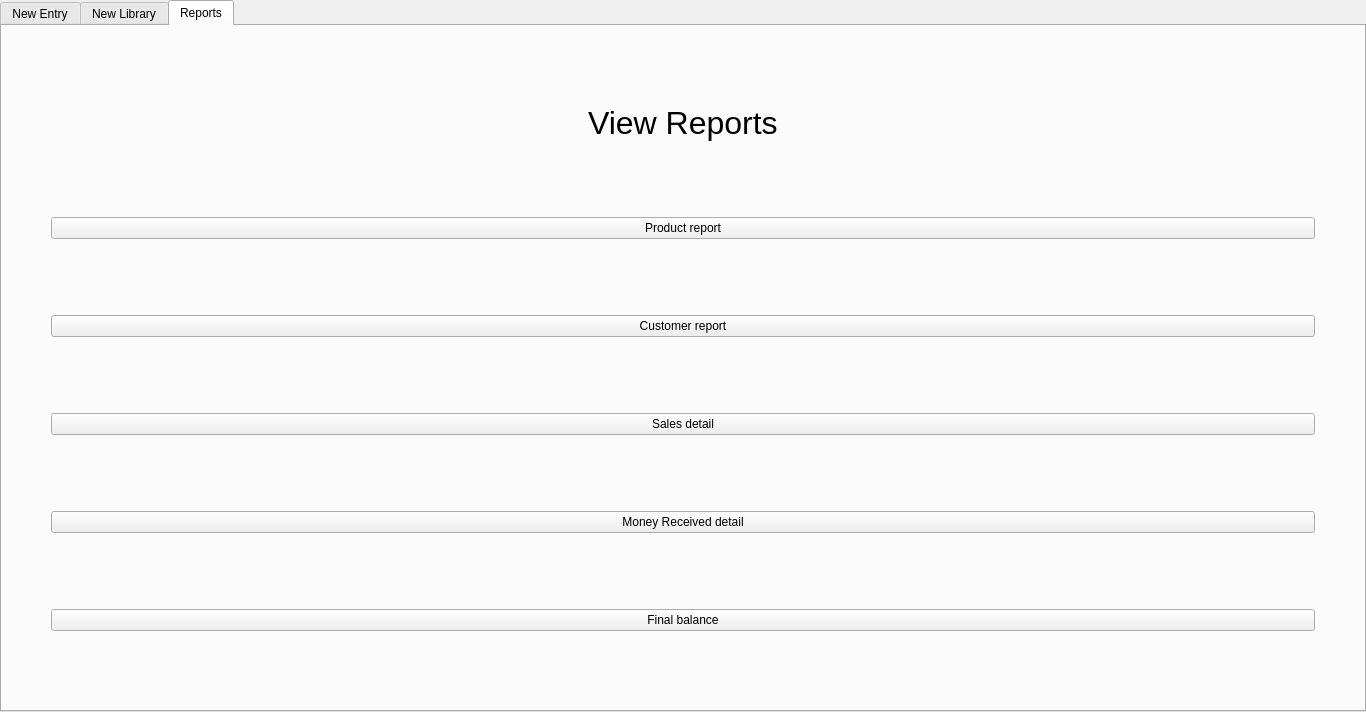
<?xml version="1.0" encoding="UTF-8"?>
<ui version="4.0">
 <class>TabWidget</class>
 <widget class="QTabWidget" name="TabWidget">
  <property name="geometry">
   <rect>
    <x>0</x>
    <y>0</y>
    <width>1366</width>
    <height>712</height>
   </rect>
  </property>
  <property name="windowTitle">
   <string>Avesta Agro vet</string>
  </property>
  <property name="currentIndex">
   <number>2</number>
  </property>
  <widget class="QWidget" name="tab">
   <attribute name="title">
    <string>New Entry</string>
   </attribute>
   <layout class="QGridLayout" name="gridLayout">
    <item row="0" column="0">
     <spacer name="verticalSpacer_6">
      <property name="orientation">
       <enum>Qt::Vertical</enum>
      </property>
      <property name="sizeHint" stdset="0">
       <size>
        <width>20</width>
        <height>40</height>
       </size>
      </property>
     </spacer>
    </item>
    <item row="3" column="1">
     <widget class="QLabel" name="label">
      <property name="text">
       <string>New Sales Invoice Entry</string>
      </property>
     </widget>
    </item>
    <item row="2" column="0">
     <spacer name="verticalSpacer">
      <property name="orientation">
       <enum>Qt::Vertical</enum>
      </property>
      <property name="sizeHint" stdset="0">
       <size>
        <width>20</width>
        <height>40</height>
       </size>
      </property>
     </spacer>
    </item>
    <item row="3" column="2">
     <widget class="QPushButton" name="update_sale_btn">
      <property name="text">
       <string>Sale</string>
      </property>
     </widget>
    </item>
    <item row="0" column="2">
     <spacer name="verticalSpacer_12">
      <property name="orientation">
       <enum>Qt::Vertical</enum>
      </property>
      <property name="sizeHint" stdset="0">
       <size>
        <width>20</width>
        <height>40</height>
       </size>
      </property>
     </spacer>
    </item>
    <item row="1" column="2" alignment="Qt::AlignHCenter">
     <widget class="QLabel" name="label_6">
      <property name="font">
       <font>
        <pointsize>24</pointsize>
        <weight>75</weight>
        <bold>true</bold>
       </font>
      </property>
      <property name="text">
       <string>Update</string>
      </property>
     </widget>
    </item>
    <item row="9" column="2">
     <spacer name="verticalSpacer_7">
      <property name="orientation">
       <enum>Qt::Vertical</enum>
      </property>
      <property name="sizeHint" stdset="0">
       <size>
        <width>20</width>
        <height>40</height>
       </size>
      </property>
     </spacer>
    </item>
    <item row="3" column="0">
     <widget class="QPushButton" name="entry_sale_btn">
      <property name="text">
       <string>Sale</string>
      </property>
     </widget>
    </item>
    <item row="7" column="2">
     <spacer name="verticalSpacer_8">
      <property name="orientation">
       <enum>Qt::Vertical</enum>
      </property>
      <property name="sizeHint" stdset="0">
       <size>
        <width>20</width>
        <height>40</height>
       </size>
      </property>
     </spacer>
    </item>
    <item row="1" column="0" alignment="Qt::AlignHCenter">
     <widget class="QLabel" name="label_5">
      <property name="font">
       <font>
        <pointsize>24</pointsize>
        <weight>75</weight>
        <bold>true</bold>
       </font>
      </property>
      <property name="text">
       <string>New Entry</string>
      </property>
     </widget>
    </item>
    <item row="6" column="2">
     <widget class="QPushButton" name="update_money_btn">
      <property name="text">
       <string>Money Received</string>
      </property>
     </widget>
    </item>
    <item row="5" column="2">
     <spacer name="verticalSpacer_9">
      <property name="orientation">
       <enum>Qt::Vertical</enum>
      </property>
      <property name="sizeHint" stdset="0">
       <size>
        <width>20</width>
        <height>40</height>
       </size>
      </property>
     </spacer>
    </item>
    <item row="8" column="2">
     <widget class="QPushButton" name="update_expense_btn">
      <property name="text">
       <string>Expense</string>
      </property>
     </widget>
    </item>
    <item row="2" column="2">
     <spacer name="verticalSpacer_11">
      <property name="orientation">
       <enum>Qt::Vertical</enum>
      </property>
      <property name="sizeHint" stdset="0">
       <size>
        <width>20</width>
        <height>40</height>
       </size>
      </property>
     </spacer>
    </item>
    <item row="8" column="0">
     <widget class="QPushButton" name="entry_expense_btn">
      <property name="text">
       <string>Expense</string>
      </property>
     </widget>
    </item>
    <item row="8" column="1">
     <widget class="QLabel" name="label_4">
      <property name="text">
       <string>Expense Entry</string>
      </property>
     </widget>
    </item>
    <item row="6" column="0">
     <widget class="QPushButton" name="entry_money_btn">
      <property name="text">
       <string>Money Received</string>
      </property>
     </widget>
    </item>
    <item row="6" column="1">
     <widget class="QLabel" name="label_3">
      <property name="text">
       <string>Money Received Entry</string>
      </property>
     </widget>
    </item>
   </layout>
  </widget>
  <widget class="QWidget" name="tab_2">
   <attribute name="title">
    <string>New Library</string>
   </attribute>
   <layout class="QGridLayout" name="gridLayout_2">
    <item row="5" column="2">
     <widget class="QPushButton" name="library_update_supplier_btn">
      <property name="text">
       <string>Update Supplier</string>
      </property>
     </widget>
    </item>
    <item row="1" column="0" alignment="Qt::AlignHCenter">
     <widget class="QLabel" name="label_16">
      <property name="font">
       <font>
        <pointsize>24</pointsize>
       </font>
      </property>
      <property name="text">
       <string>Add New Library</string>
      </property>
     </widget>
    </item>
    <item row="16" column="0">
     <spacer name="verticalSpacer_21">
      <property name="orientation">
       <enum>Qt::Vertical</enum>
      </property>
      <property name="sizeHint" stdset="0">
       <size>
        <width>20</width>
        <height>40</height>
       </size>
      </property>
     </spacer>
    </item>
    <item row="11" column="1">
     <widget class="QLabel" name="label_11">
      <property name="text">
       <string>Add new expense type</string>
      </property>
     </widget>
    </item>
    <item row="14" column="0">
     <spacer name="verticalSpacer_20">
      <property name="orientation">
       <enum>Qt::Vertical</enum>
      </property>
      <property name="sizeHint" stdset="0">
       <size>
        <width>20</width>
        <height>40</height>
       </size>
      </property>
     </spacer>
    </item>
    <item row="18" column="0">
     <spacer name="verticalSpacer_22">
      <property name="orientation">
       <enum>Qt::Vertical</enum>
      </property>
      <property name="sizeHint" stdset="0">
       <size>
        <width>20</width>
        <height>40</height>
       </size>
      </property>
     </spacer>
    </item>
    <item row="11" column="2">
     <widget class="QPushButton" name="library_update_employee_btn">
      <property name="text">
       <string>Update Emplyoee</string>
      </property>
     </widget>
    </item>
    <item row="15" column="1">
     <widget class="QLabel" name="label_13">
      <property name="text">
       <string>Add opening product Qty</string>
      </property>
     </widget>
    </item>
    <item row="6" column="0">
     <spacer name="verticalSpacer_16">
      <property name="orientation">
       <enum>Qt::Vertical</enum>
      </property>
      <property name="sizeHint" stdset="0">
       <size>
        <width>20</width>
        <height>40</height>
       </size>
      </property>
     </spacer>
    </item>
    <item row="1" column="2" alignment="Qt::AlignHCenter">
     <widget class="QLabel" name="label_17">
      <property name="font">
       <font>
        <pointsize>24</pointsize>
        <weight>75</weight>
        <bold>true</bold>
       </font>
      </property>
      <property name="text">
       <string>Update</string>
      </property>
     </widget>
    </item>
    <item row="7" column="2">
     <widget class="QPushButton" name="library_update_customer_btn">
      <property name="text">
       <string>Update Customer</string>
      </property>
     </widget>
    </item>
    <item row="17" column="0">
     <widget class="QPushButton" name="library_add_opening_amount_btn">
      <property name="text">
       <string>Add Opening Amount</string>
      </property>
     </widget>
    </item>
    <item row="7" column="1">
     <widget class="QLabel" name="label_9">
      <property name="text">
       <string>Add new customer</string>
      </property>
     </widget>
    </item>
    <item row="3" column="0">
     <widget class="QPushButton" name="library_add_product_btn">
      <property name="text">
       <string>Add Product</string>
      </property>
     </widget>
    </item>
    <item row="5" column="1">
     <widget class="QLabel" name="label_8">
      <property name="text">
       <string>Add new supplier</string>
      </property>
     </widget>
    </item>
    <item row="13" column="0">
     <widget class="QPushButton" name="library_add_zone_btn">
      <property name="text">
       <string>Zone</string>
      </property>
     </widget>
    </item>
    <item row="2" column="0">
     <spacer name="verticalSpacer_13">
      <property name="orientation">
       <enum>Qt::Vertical</enum>
      </property>
      <property name="sizeHint" stdset="0">
       <size>
        <width>20</width>
        <height>40</height>
       </size>
      </property>
     </spacer>
    </item>
    <item row="4" column="0">
     <spacer name="verticalSpacer_15">
      <property name="orientation">
       <enum>Qt::Vertical</enum>
      </property>
      <property name="sizeHint" stdset="0">
       <size>
        <width>20</width>
        <height>40</height>
       </size>
      </property>
     </spacer>
    </item>
    <item row="5" column="0">
     <widget class="QPushButton" name="library_add_supplier_btn">
      <property name="text">
       <string>Add Supplier</string>
      </property>
     </widget>
    </item>
    <item row="12" column="0">
     <spacer name="verticalSpacer_19">
      <property name="orientation">
       <enum>Qt::Vertical</enum>
      </property>
      <property name="sizeHint" stdset="0">
       <size>
        <width>20</width>
        <height>40</height>
       </size>
      </property>
     </spacer>
    </item>
    <item row="15" column="0">
     <widget class="QPushButton" name="library_add_opening_product_btn">
      <property name="text">
       <string>Add Opening Product</string>
      </property>
     </widget>
    </item>
    <item row="9" column="0">
     <spacer name="verticalSpacer_18">
      <property name="orientation">
       <enum>Qt::Vertical</enum>
      </property>
      <property name="sizeHint" stdset="0">
       <size>
        <width>20</width>
        <height>40</height>
       </size>
      </property>
     </spacer>
    </item>
    <item row="13" column="1">
     <widget class="QLabel" name="label_12">
      <property name="text">
       <string>Add new zone</string>
      </property>
     </widget>
    </item>
    <item row="11" column="0">
     <widget class="QPushButton" name="library_add_expense_btn">
      <property name="text">
       <string>Add Expense Type</string>
      </property>
     </widget>
    </item>
    <item row="3" column="1">
     <widget class="QLabel" name="label_7">
      <property name="text">
       <string>Add new Product</string>
      </property>
     </widget>
    </item>
    <item row="0" column="0">
     <spacer name="verticalSpacer_14">
      <property name="orientation">
       <enum>Qt::Vertical</enum>
      </property>
      <property name="sizeHint" stdset="0">
       <size>
        <width>20</width>
        <height>40</height>
       </size>
      </property>
     </spacer>
    </item>
    <item row="17" column="1">
     <widget class="QLabel" name="label_14">
      <property name="text">
       <string>Add opening amount</string>
      </property>
     </widget>
    </item>
    <item row="3" column="2">
     <widget class="QPushButton" name="library_update_product_btn">
      <property name="text">
       <string>Update Product</string>
      </property>
     </widget>
    </item>
    <item row="7" column="0">
     <widget class="QPushButton" name="library_add_customer_btn">
      <property name="text">
       <string>Add Customer</string>
      </property>
     </widget>
    </item>
   </layout>
  </widget>
  <widget class="QWidget" name="tab_3">
   <attribute name="title">
    <string>Reports</string>
   </attribute>
   <layout class="QGridLayout" name="gridLayout_3">
    <item row="5" column="0">
     <spacer name="horizontalSpacer_2">
      <property name="orientation">
       <enum>Qt::Horizontal</enum>
      </property>
      <property name="sizeType">
       <enum>QSizePolicy::Minimum</enum>
      </property>
      <property name="sizeHint" stdset="0">
       <size>
        <width>40</width>
        <height>20</height>
       </size>
      </property>
     </spacer>
    </item>
    <item row="2" column="1">
     <spacer name="verticalSpacer_29">
      <property name="orientation">
       <enum>Qt::Vertical</enum>
      </property>
      <property name="sizeHint" stdset="0">
       <size>
        <width>20</width>
        <height>40</height>
       </size>
      </property>
     </spacer>
    </item>
    <item row="3" column="1">
     <widget class="QPushButton" name="pr">
      <property name="text">
       <string>Product report</string>
      </property>
     </widget>
    </item>
    <item row="9" column="1">
     <widget class="QPushButton" name="mrd">
      <property name="text">
       <string>Money Received detail</string>
      </property>
     </widget>
    </item>
    <item row="12" column="1">
     <spacer name="verticalSpacer_24">
      <property name="orientation">
       <enum>Qt::Vertical</enum>
      </property>
      <property name="sizeHint" stdset="0">
       <size>
        <width>20</width>
        <height>40</height>
       </size>
      </property>
     </spacer>
    </item>
    <item row="1" column="1" alignment="Qt::AlignHCenter">
     <widget class="QLabel" name="label_10">
      <property name="font">
       <font>
        <pointsize>24</pointsize>
       </font>
      </property>
      <property name="text">
       <string>View Reports</string>
      </property>
     </widget>
    </item>
    <item row="6" column="1">
     <spacer name="verticalSpacer_27">
      <property name="orientation">
       <enum>Qt::Vertical</enum>
      </property>
      <property name="sizeHint" stdset="0">
       <size>
        <width>20</width>
        <height>40</height>
       </size>
      </property>
     </spacer>
    </item>
    <item row="8" column="1">
     <spacer name="verticalSpacer_26">
      <property name="orientation">
       <enum>Qt::Vertical</enum>
      </property>
      <property name="sizeHint" stdset="0">
       <size>
        <width>20</width>
        <height>40</height>
       </size>
      </property>
     </spacer>
    </item>
    <item row="5" column="1">
     <widget class="QPushButton" name="cr">
      <property name="text">
       <string>Customer report</string>
      </property>
     </widget>
    </item>
    <item row="11" column="1">
     <widget class="QPushButton" name="fb">
      <property name="text">
       <string>Final balance</string>
      </property>
     </widget>
    </item>
    <item row="7" column="2">
     <spacer name="horizontalSpacer">
      <property name="orientation">
       <enum>Qt::Horizontal</enum>
      </property>
      <property name="sizeType">
       <enum>QSizePolicy::Minimum</enum>
      </property>
      <property name="sizeHint" stdset="0">
       <size>
        <width>40</width>
        <height>20</height>
       </size>
      </property>
     </spacer>
    </item>
    <item row="4" column="1">
     <spacer name="verticalSpacer_28">
      <property name="orientation">
       <enum>Qt::Vertical</enum>
      </property>
      <property name="sizeHint" stdset="0">
       <size>
        <width>20</width>
        <height>40</height>
       </size>
      </property>
     </spacer>
    </item>
    <item row="10" column="1">
     <spacer name="verticalSpacer_25">
      <property name="orientation">
       <enum>Qt::Vertical</enum>
      </property>
      <property name="sizeHint" stdset="0">
       <size>
        <width>20</width>
        <height>40</height>
       </size>
      </property>
     </spacer>
    </item>
    <item row="0" column="1">
     <spacer name="verticalSpacer_31">
      <property name="orientation">
       <enum>Qt::Vertical</enum>
      </property>
      <property name="sizeHint" stdset="0">
       <size>
        <width>20</width>
        <height>40</height>
       </size>
      </property>
     </spacer>
    </item>
    <item row="7" column="1">
     <widget class="QPushButton" name="sd">
      <property name="text">
       <string>Sales detail</string>
      </property>
     </widget>
    </item>
   </layout>
   <zorder>pr</zorder>
   <zorder>fb</zorder>
   <zorder>mrd</zorder>
   <zorder>cr</zorder>
   <zorder>sd</zorder>
   <zorder>verticalSpacer_24</zorder>
   <zorder>verticalSpacer_25</zorder>
   <zorder>verticalSpacer_26</zorder>
   <zorder>verticalSpacer_27</zorder>
   <zorder>verticalSpacer_28</zorder>
   <zorder>verticalSpacer_29</zorder>
   <zorder>label_10</zorder>
   <zorder>verticalSpacer_31</zorder>
   <zorder>horizontalSpacer</zorder>
   <zorder>horizontalSpacer_2</zorder>
  </widget>
 </widget>
 <resources/>
 <connections/>
</ui>
